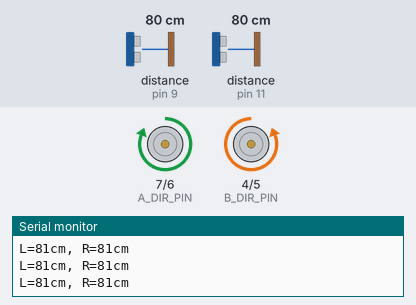
Recording of a sketch running on a simulated Arduino Uno, built with avr-gcc and run on an emulated ATmega328P. Shown: direction and speed pins drawn as motors (green arrow = direction pin HIGH = forward, orange = LOW = backward, longer = more drive), the last lines printed to the serial monitor. Inputs (shaded band) come from the test bench; at power-on: distance to the obstacle (sensors on pin 9, pin 11) 80 cm. The echo pulse lasts 58.3 µs per cm.

Above: at 1.4 s.
1.5 s: distance to the obstacle (sensor on pin 9) set to 29 cm
4.5 s: distance to the obstacle (sensor on pin 9) set to 24 cm
At 5.0 s:
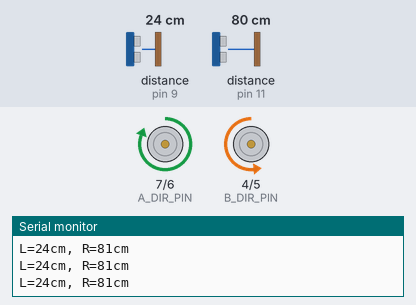
6.0 s: distance to the obstacle (sensor on pin 11) set to 29 cm
9.0 s: distance to the obstacle (sensor on pin 11) set to 24 cm
At 10.0 s:
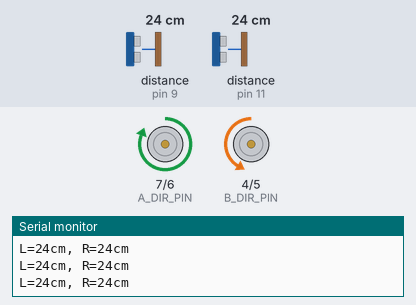
10.5 s: distance to the obstacle (sensor on pin 9) set to 35 cm
At 11.7 s:
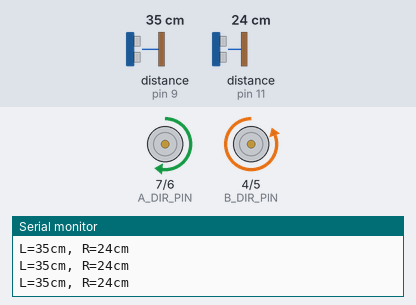
12.0 s: distance to the obstacle (sensor on pin 11) set to 35 cm
At 12.3 s:
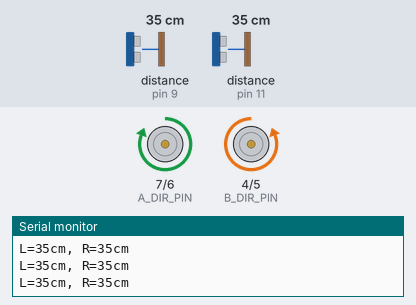
Timing chart, 0 to 14.5 s (numbered marks = the images above; inputs shaded):
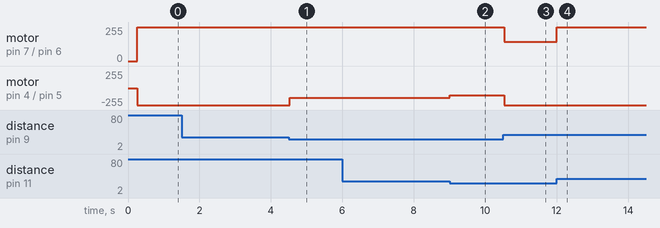

The sketch:

main.ino
```cpp
#include <NewPing.h>

// =========================
// 超声波引脚
// =========================
const uint8_t L_TRIG_PIN = 8;
const uint8_t L_ECHO_PIN = 9;
const uint8_t R_TRIG_PIN = 10;
const uint8_t R_ECHO_PIN = 11;

const uint16_t MAX_CM = 200;

NewPing sonarL(L_TRIG_PIN, L_ECHO_PIN, MAX_CM);
NewPing sonarR(R_TRIG_PIN, R_ECHO_PIN, MAX_CM);

// =========================
// 板载电机驱动引脚（UNO-C）
// A组=左轮，B组=右轮
// =========================
const uint8_t A_DIR_PIN = 7;
const uint8_t A_PWM_PIN = 6;
const uint8_t B_DIR_PIN = 4;
const uint8_t B_PWM_PIN = 5;

// 如果方向不对，只改这里
const int8_t LEFT_DIR_SIGN  = 1;
const int8_t RIGHT_DIR_SIGN = -1;

// =========================
// 参数
// =========================
const int16_t FORWARD_SPEED    = 255;   // 原来255，先降一点更稳
const int16_t SOFT_TURN_DELTA  = 110;
const int16_t BOTH_TURN_DELTA  = 150;
const int16_t HARD_TURN_INNER  = 0;     // 不再倒车，急转时内侧轮停转

const uint16_t HARD_TURN_CM = 15;       // 原来15，提前一点开始急转
const uint16_t CAUTION_CM   = 26;       // 原来23，提前一点开始修正
const uint16_t DIFF_CM      = 8;

const uint16_t SENSOR_MS       = 20;    // 更快刷新
const uint16_t HARD_TURN_HOLD  = 140;   // 急转锁定时间，防止墙角抖动

// =========================
// 全局变量
// =========================
uint16_t leftCm  = MAX_CM;
uint16_t rightCm = MAX_CM;
uint32_t lastSenseMs = 0;
int8_t lastTurnDir = 1;   // 1=右转, -1=左转


bool cornerLocked = false;   // 这次拐弯方向是否已锁定
int8_t cornerDir = 0;        // -1=左转, 1=右转

bool hardTurning = false;
int8_t hardTurnDir = 1;   // 1=右转, -1=左转
uint32_t hardTurnUntil = 0;

// =========================
// 超声波函数
// =========================
uint16_t pingOnceCm(NewPing &sonar) {
  uint16_t d = sonar.ping_cm();
  return (d == 0) ? MAX_CM : d;
}

void readSensors() {
  leftCm = pingOnceCm(sonarL);
  delay(6);
  rightCm = pingOnceCm(sonarR);
}
/*
void updatePreferredTurnDir() {
  // 用一个很小的门槛，尽量早点记住开口方向
  if (leftCm > rightCm + 2) {
    preferredTurnDir = -1;   // 左边更空 -> 以后优先左转
  } else if (rightCm > leftCm + 2) {
    preferredTurnDir = 1;    // 右边更空 -> 以后优先右转
  }
}
*/

void updateCornerLock() {
  // 只有还没锁定时，才允许决定这次拐弯方向
  if (!cornerLocked && !hardTurning && (leftCm <= CAUTION_CM || rightCm <= CAUTION_CM)) {
    if (leftCm > rightCm + DIFF_CM) {
      cornerDir = -1;      // 左边更空 -> 锁定左转
      cornerLocked = true;
    }
    else if (rightCm > leftCm + DIFF_CM) {
      cornerDir = 1;       // 右边更空 -> 锁定右转
      cornerLocked = true;
    }
  }

  // 回到比较开阔时，才允许为下一个弯重新判断
  if (!hardTurning && leftCm > CAUTION_CM + 8 && rightCm > CAUTION_CM + 8) {
    cornerLocked = false;
    cornerDir = 0;
  }
}


// =========================
// 电机控制
// speedVal: -255 ~ 255
// 正数前进，负数后退
// =========================
void driveMotor(uint8_t dirPin, uint8_t pwmPin, int16_t speedVal) {
  speedVal = constrain(speedVal, -255, 255);

  if (speedVal > 0) {
    digitalWrite(dirPin, HIGH);
    analogWrite(pwmPin, speedVal);
  } else if (speedVal < 0) {
    digitalWrite(dirPin, LOW);
    analogWrite(pwmPin, -speedVal);
  } else {
    analogWrite(pwmPin, 0);
  }
}

void drive(int16_t left, int16_t right) {
  left  *= LEFT_DIR_SIGN;
  right *= RIGHT_DIR_SIGN;

  driveMotor(A_DIR_PIN, A_PWM_PIN, left);
  driveMotor(B_DIR_PIN, B_PWM_PIN, right);
}

void stopCar() {
  drive(0, 0);
}

void startHardTurn(int8_t dir, uint32_t now) {
  hardTurning = true;
  hardTurnDir = dir;
  hardTurnUntil = now + HARD_TURN_HOLD;
  lastTurnDir = dir;

  cornerLocked = false;
  cornerDir = 0;
}


void applyHardTurn() {
  if (hardTurnDir > 0) {
    // 右转：左轮前进，右轮停
    drive(FORWARD_SPEED, HARD_TURN_INNER);
  } else {
    // 左转：左轮停，右轮前进
    drive(HARD_TURN_INNER, FORWARD_SPEED);
  }
}

// =========================
// 主程序
// =========================
void setup() {
  pinMode(A_DIR_PIN, OUTPUT);
  pinMode(A_PWM_PIN, OUTPUT);
  pinMode(B_DIR_PIN, OUTPUT);
  pinMode(B_PWM_PIN, OUTPUT);

  stopCar();

  Serial.begin(9600);
  delay(200);

  readSensors();
  lastSenseMs = millis();
}

void loop() {
  uint32_t now = millis();

  if (now - lastSenseMs < SENSOR_MS) return;
  lastSenseMs = now;

  readSensors();
  // updatePreferredTurnDir();

  updateCornerLock();

  Serial.print("L=");
  Serial.print(leftCm);
  Serial.print("cm, R=");
  Serial.print(rightCm);
  Serial.println("cm");

  int diff = (int)leftCm - (int)rightCm;

  // 如果正在急转，先保持一小段时间，不要立刻改判
  if (hardTurning) {
    // 正在右转，但左边突然明显更空 -> 说明转错了，取消锁定
    if (hardTurnDir > 0 && leftCm > rightCm + DIFF_CM + 2) {
      hardTurning = false;
    }
    // 正在左转，但右边突然明显更空 -> 说明转错了，取消锁定
    else if (hardTurnDir < 0 && rightCm > leftCm + DIFF_CM + 2) {
      hardTurning = false;
    }
    else if (now < hardTurnUntil) {
      applyHardTurn();
      return;
    } else {
      hardTurning = false;
    }
  }


  // 1. 两边都很近：前方大概率是墙，强制选一个方向持续急转
  if (leftCm <= HARD_TURN_CM && rightCm <= HARD_TURN_CM) {
    if (cornerLocked && cornerDir != 0) {
      startHardTurn(cornerDir, now);    // 优先使用提前锁定的方向
    }
    else if (diff < -DIFF_CM) {
      startHardTurn(1, now);            // 右转
    }
    else if (diff > DIFF_CM) {
      startHardTurn(-1, now);           // 左转
    }
    else {
      startHardTurn(lastTurnDir, now);  // 最后兜底
    }
    applyHardTurn();
  }


  // 2. 左边非常近：强力向右
  else if (leftCm <= HARD_TURN_CM) {
    if (cornerLocked && cornerDir != 0) {
      startHardTurn(cornerDir, now);
    } else {
      startHardTurn(1, now);
    }
    applyHardTurn();
  }

  else if (rightCm <= HARD_TURN_CM) {
    if (cornerLocked && cornerDir != 0) {
      startHardTurn(cornerDir, now);
    } else {
      startHardTurn(-1, now);
    }
    applyHardTurn();
  }

  // 4. 左边较近：轻微向右修正
  else if (leftCm <= CAUTION_CM && rightCm > CAUTION_CM) {
    drive(FORWARD_SPEED, FORWARD_SPEED - SOFT_TURN_DELTA);
    lastTurnDir = 1;
  }

  // 5. 右边较近：轻微向左修正
  else if (rightCm <= CAUTION_CM && leftCm > CAUTION_CM) {
    drive(FORWARD_SPEED - SOFT_TURN_DELTA, FORWARD_SPEED);
    lastTurnDir = -1;
  }

  // 6. 两边都较近：按更空的一边修正，但不倒车
  else if (leftCm <= CAUTION_CM && rightCm <= CAUTION_CM) {
    if (cornerLocked && cornerDir != 0) {
      if (cornerDir < 0) {
        drive(FORWARD_SPEED - BOTH_TURN_DELTA, FORWARD_SPEED); // 左转预备
        lastTurnDir = -1;
      } else {
        drive(FORWARD_SPEED, FORWARD_SPEED - BOTH_TURN_DELTA); // 右转预备
        lastTurnDir = 1;
      }
    }
    else if (diff < 0) {
      drive(FORWARD_SPEED, FORWARD_SPEED - BOTH_TURN_DELTA);
      lastTurnDir = 1;
    }
    else {
      drive(FORWARD_SPEED - BOTH_TURN_DELTA, FORWARD_SPEED);
      lastTurnDir = -1;
    }
  }

  // 7. 通畅：直行
  else {
    drive(FORWARD_SPEED, FORWARD_SPEED);
  }
}
```

Measured:
- the behaviour switches between 27 and 26 cm on distance to the obstacle (sensor on pin 9) (found by bisection; images 0 and 1)
- the behaviour switches between 27 and 26 cm on distance to the obstacle (sensor on pin 11) (found by bisection; images 1 and 2)
- after the input at 4.5 s, motor on pin 4 (B_DIR_PIN) / pin 5 (B_PWM_PIN): backward 255/255 → backward 145/255 at once
- after the input at 9.0 s, motor on pin 4 (B_DIR_PIN) / pin 5 (B_PWM_PIN): backward 145/255 → backward 105/255 at once
- after the input at 10.5 s, motor on pin 7 (A_DIR_PIN) / pin 6 (A_PWM_PIN): forward 255/255 → forward 145/255 at once; motor on pin 4 (B_DIR_PIN) / pin 5 (B_PWM_PIN): backward 105/255 → backward 255/255 at once
- after the input at 12.0 s, motor on pin 7 (A_DIR_PIN) / pin 6 (A_PWM_PIN): forward 145/255 → forward 255/255 at once
